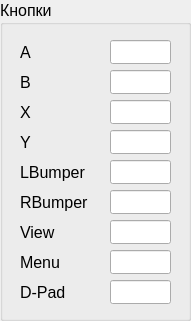
   <widget class="QGroupBox" name="gbButtons">
    <property name="geometry">
     <rect>
      <x>210</x>
      <y>5</y>
      <width>191</width>
      <height>321</height>
     </rect>
    </property>
    <property name="font">
     <font>
      <pointsize>12</pointsize>
     </font>
    </property>
    <property name="title">
     <string>Кнопки</string>
    </property>
    <widget class="QLineEdit" name="edA">
     <property name="geometry">
      <rect>
       <x>110</x>
       <y>40</y>
       <width>61</width>
       <height>24</height>
      </rect>
     </property>
     <property name="font">
      <font>
       <pointsize>12</pointsize>
      </font>
     </property>
     <property name="alignment">
      <set>Qt::AlignRight|Qt::AlignTrailing|Qt::AlignVCenter</set>
     </property>
    </widget>
    <widget class="QLabel" name="lbA">
     <property name="geometry">
      <rect>
       <x>20</x>
       <y>40</y>
       <width>20</width>
       <height>24</height>
      </rect>
     </property>
     <property name="font">
      <font>
       <pointsize>12</pointsize>
      </font>
     </property>
     <property name="text">
      <string>A</string>
     </property>
    </widget>
    <widget class="QLineEdit" name="edB">
     <property name="geometry">
      <rect>
       <x>110</x>
       <y>70</y>
       <width>61</width>
       <height>24</height>
      </rect>
     </property>
     <property name="font">
      <font>
       <pointsize>12</pointsize>
      </font>
     </property>
     <property name="alignment">
      <set>Qt::AlignRight|Qt::AlignTrailing|Qt::AlignVCenter</set>
     </property>
    </widget>
    <widget class="QLabel" name="lbB">
     <property name="geometry">
      <rect>
       <x>20</x>
       <y>70</y>
       <width>20</width>
       <height>24</height>
      </rect>
     </property>
     <property name="font">
      <font>
       <pointsize>12</pointsize>
      </font>
     </property>
     <property name="text">
      <string>B</string>
     </property>
    </widget>
    <widget class="QLabel" name="lbX">
     <property name="geometry">
      <rect>
       <x>20</x>
       <y>100</y>
       <width>20</width>
       <height>24</height>
      </rect>
     </property>
     <property name="font">
      <font>
       <pointsize>12</pointsize>
      </font>
     </property>
     <property name="text">
      <string>X</string>
     </property>
    </widget>
    <widget class="QLineEdit" name="edX">
     <property name="geometry">
      <rect>
       <x>110</x>
       <y>100</y>
       <width>61</width>
       <height>24</height>
      </rect>
     </property>
     <property name="font">
      <font>
       <pointsize>12</pointsize>
      </font>
     </property>
     <property name="alignment">
      <set>Qt::AlignRight|Qt::AlignTrailing|Qt::AlignVCenter</set>
     </property>
    </widget>
    <widget class="QLabel" name="lbY">
     <property name="geometry">
      <rect>
       <x>20</x>
       <y>130</y>
       <width>20</width>
       <height>24</height>
      </rect>
     </property>
     <property name="font">
      <font>
       <pointsize>12</pointsize>
      </font>
     </property>
     <property name="text">
      <string>Y</string>
     </property>
    </widget>
    <widget class="QLineEdit" name="edY">
     <property name="geometry">
      <rect>
       <x>110</x>
       <y>130</y>
       <width>61</width>
       <height>24</height>
      </rect>
     </property>
     <property name="font">
      <font>
       <pointsize>12</pointsize>
      </font>
     </property>
     <property name="alignment">
      <set>Qt::AlignRight|Qt::AlignTrailing|Qt::AlignVCenter</set>
     </property>
    </widget>
    <widget class="QLabel" name="lbLBumper">
     <property name="geometry">
      <rect>
       <x>20</x>
       <y>160</y>
       <width>71</width>
       <height>24</height>
      </rect>
     </property>
     <property name="font">
      <font>
       <pointsize>12</pointsize>
      </font>
     </property>
     <property name="text">
      <string>LBumper</string>
     </property>
    </widget>
    <widget class="QLineEdit" name="edLBumper">
     <property name="geometry">
      <rect>
       <x>110</x>
       <y>160</y>
       <width>61</width>
       <height>24</height>
      </rect>
     </property>
     <property name="font">
      <font>
       <pointsize>12</pointsize>
      </font>
     </property>
     <property name="alignment">
      <set>Qt::AlignRight|Qt::AlignTrailing|Qt::AlignVCenter</set>
     </property>
    </widget>
    <widget class="QLabel" name="lbRBumper">
     <property name="geometry">
      <rect>
       <x>20</x>
       <y>190</y>
       <width>71</width>
       <height>24</height>
      </rect>
     </property>
     <property name="font">
      <font>
       <pointsize>12</pointsize>
      </font>
     </property>
     <property name="text">
      <string>RBumper</string>
     </property>
    </widget>
    <widget class="QLineEdit" name="edRBumper">
     <property name="geometry">
      <rect>
       <x>110</x>
       <y>190</y>
       <width>61</width>
       <height>24</height>
      </rect>
     </property>
     <property name="font">
      <font>
       <pointsize>12</pointsize>
      </font>
     </property>
     <property name="alignment">
      <set>Qt::AlignRight|Qt::AlignTrailing|Qt::AlignVCenter</set>
     </property>
    </widget>
    <widget class="QLabel" name="lbView">
     <property name="geometry">
      <rect>
       <x>20</x>
       <y>220</y>
       <width>61</width>
       <height>24</height>
      </rect>
     </property>
     <property name="font">
      <font>
       <pointsize>12</pointsize>
      </font>
     </property>
     <property name="text">
      <string>View</string>
     </property>
    </widget>
    <widget class="QLineEdit" name="edView">
     <property name="geometry">
      <rect>
       <x>110</x>
       <y>220</y>
       <width>61</width>
       <height>24</height>
      </rect>
     </property>
     <property name="font">
      <font>
       <pointsize>12</pointsize>
      </font>
     </property>
     <property name="alignment">
      <set>Qt::AlignRight|Qt::AlignTrailing|Qt::AlignVCenter</set>
     </property>
    </widget>
    <widget class="QLabel" name="lbMenu">
     <property name="geometry">
      <rect>
       <x>20</x>
       <y>250</y>
       <width>61</width>
       <height>24</height>
      </rect>
     </property>
     <property name="font">
      <font>
       <pointsize>12</pointsize>
      </font>
     </property>
     <property name="text">
      <string>Menu</string>
     </property>
    </widget>
    <widget class="QLineEdit" name="edMenu">
     <property name="geometry">
      <rect>
       <x>110</x>
       <y>250</y>
       <width>61</width>
       <height>24</height>
      </rect>
     </property>
     <property name="font">
      <font>
       <pointsize>12</pointsize>
      </font>
     </property>
     <property name="alignment">
      <set>Qt::AlignRight|Qt::AlignTrailing|Qt::AlignVCenter</set>
     </property>
    </widget>
    <widget class="QLineEdit" name="edDPad">
     <property name="geometry">
      <rect>
       <x>110</x>
       <y>280</y>
       <width>61</width>
       <height>24</height>
      </rect>
     </property>
     <property name="font">
      <font>
       <pointsize>12</pointsize>
      </font>
     </property>
     <property name="alignment">
      <set>Qt::AlignRight|Qt::AlignTrailing|Qt::AlignVCenter</set>
     </property>
    </widget>
    <widget class="QLabel" name="lbDPad">
     <property name="geometry">
      <rect>
       <x>20</x>
       <y>280</y>
       <width>61</width>
       <height>24</height>
      </rect>
     </property>
     <property name="font">
      <font>
       <pointsize>12</pointsize>
      </font>
     </property>
     <property name="text">
      <string>D-Pad</string>
     </property>
    </widget>
   </widget>
